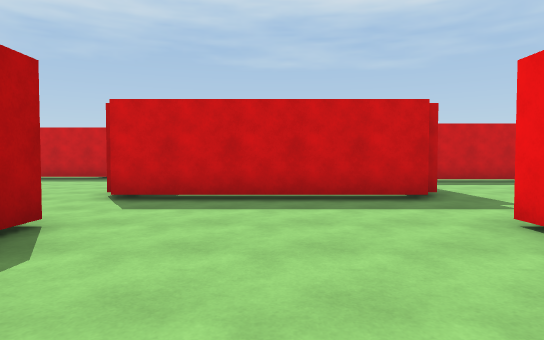
[1] (above)

24 first-person views from a walk through a Unity game level. The camera is 1.3 m above the floor, tilts 2° down and sees 75° across. The floor is counted in squares, 2 m on a side. Each view is taken from the middle of a square. On the plan, view 1 faces up. The plan holds only what a view shows up to about 10 squares ahead; the rest is blank. The place goes on beyond the plan. The player is left out.

[2]
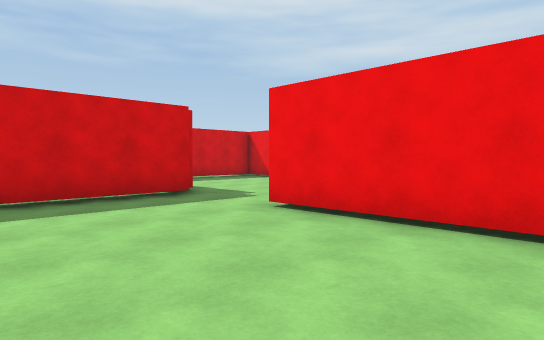

[3]
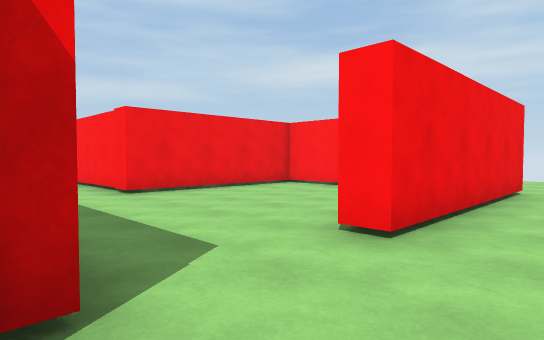

[4]
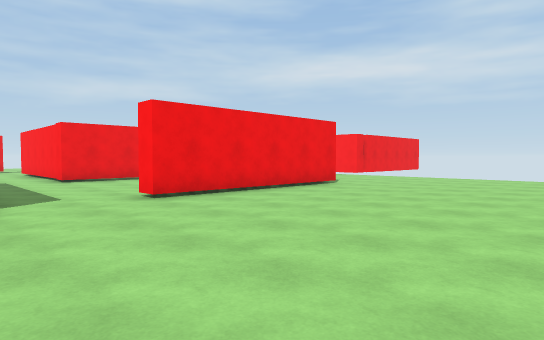

[5]
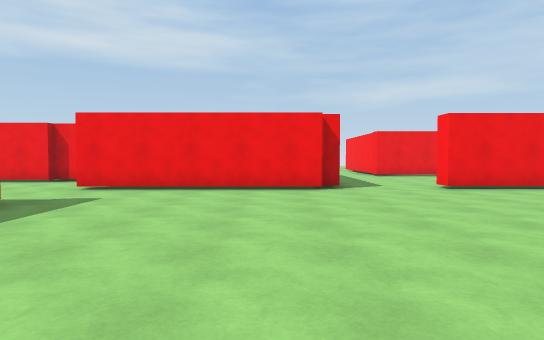

[6]
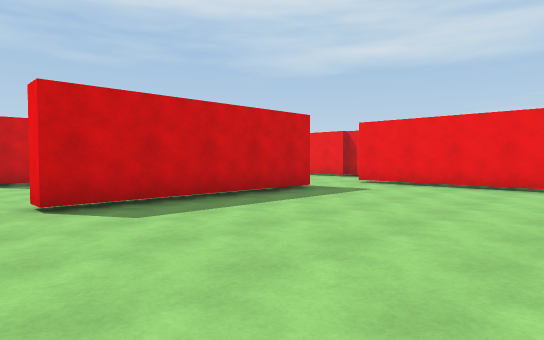

[7]
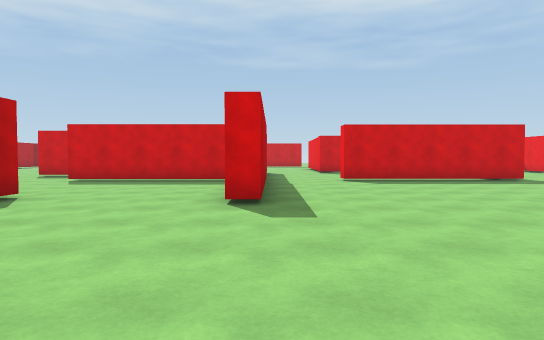

[8]
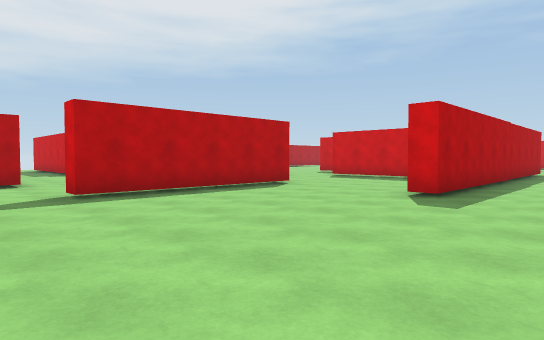

[9]
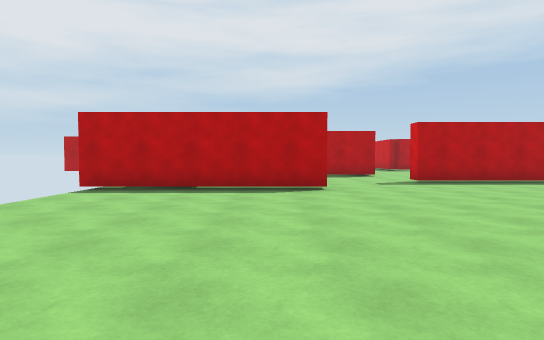

[10]
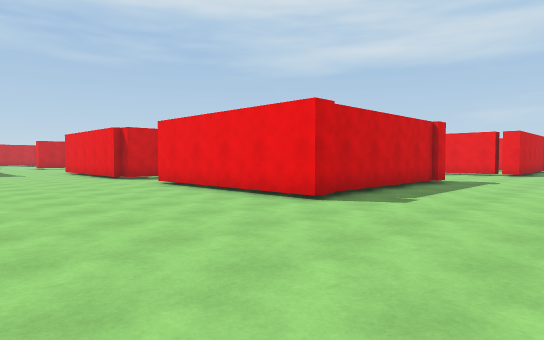

[11]
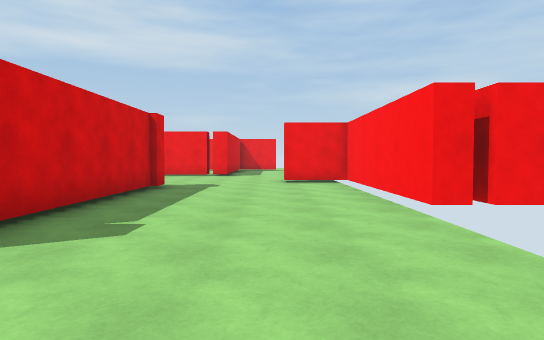

[12]
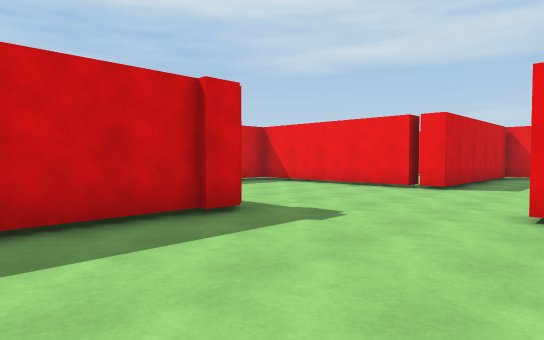

[13]
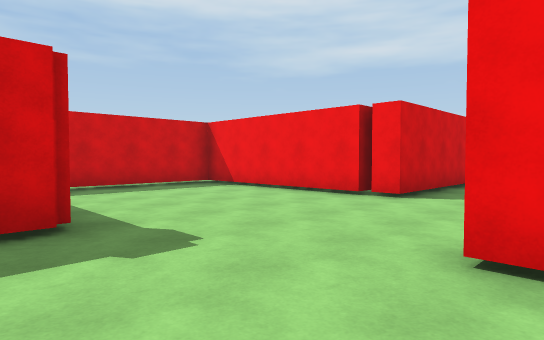

[14]
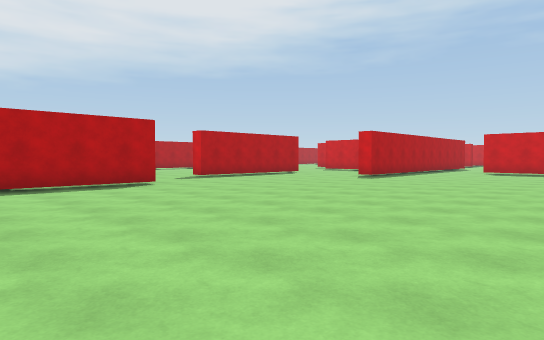

[15]
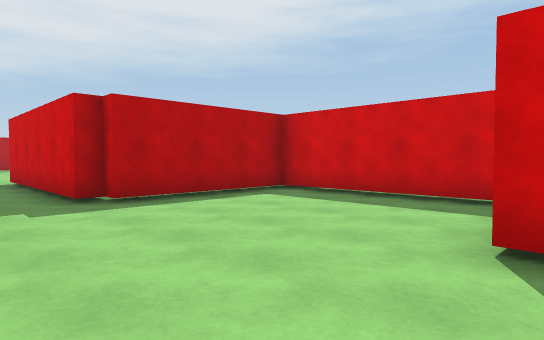

[16]
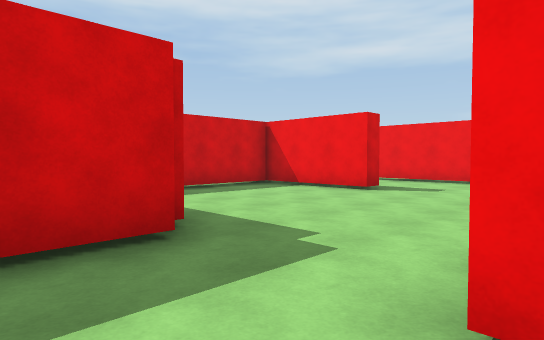

[17]
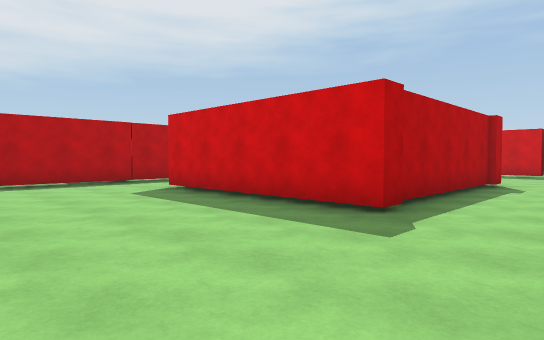

[18]
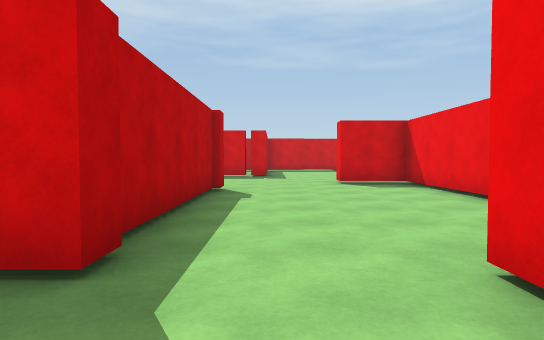

[19]
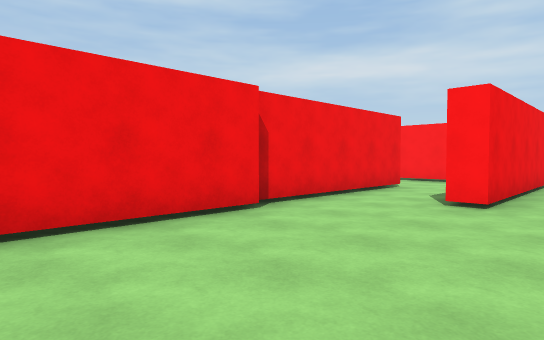

[20]
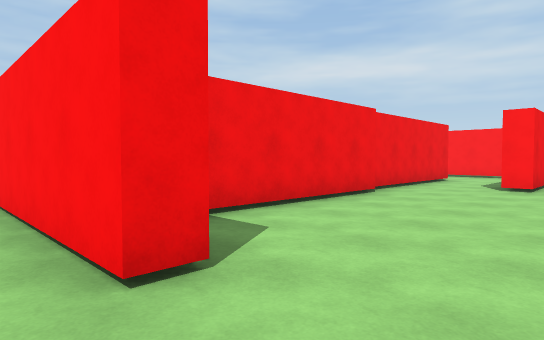

[21]
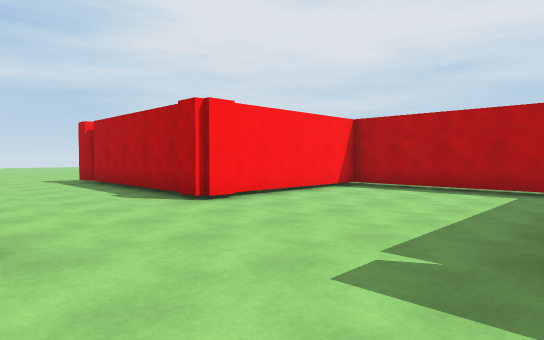

[22]
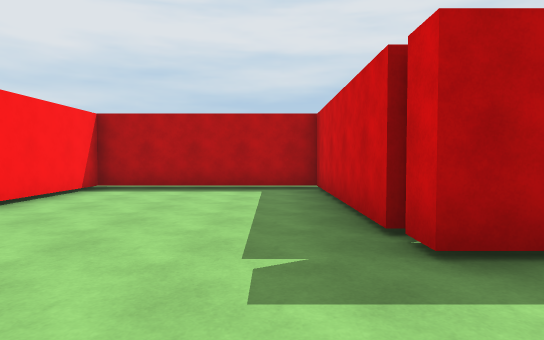

[23]
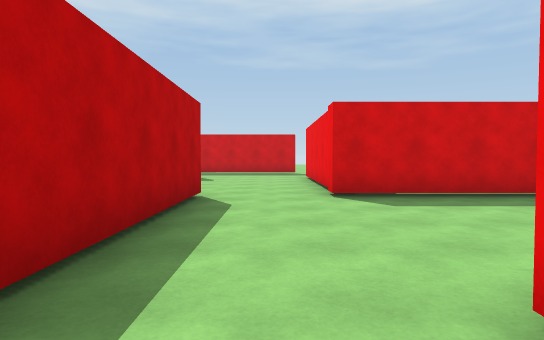

[24]
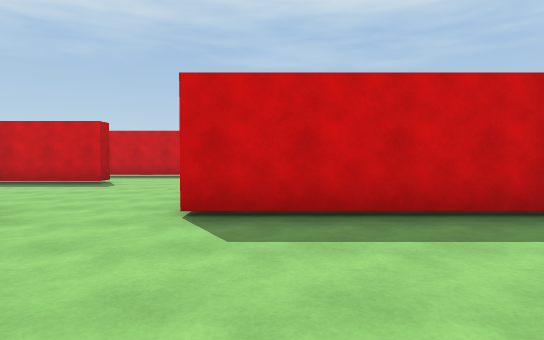

### Floor plan
Points are (right, up) in squares from view 1. A wall is a line through its corners. A room is listed if a view was taken in it or the views show most of it. See-through windows are left out.
Room 1 (views 1, 2, 16)
walls: (2.5, 5.6) (-1.5, 5.6); (-2.2, 3.4) (-2.2, 2.8); (2.8, 6) (2.5, 6); (0.8, -1) (2.3, -1) (2.3, 3.4) (3.5, 3.4)
ways out: opening at (-2, 4.5) to room 2; opening at (3, 4.5) to room 3
Room 2 (views 3, 4, 5, 6, 7, 8, 9, 10, 11, 12, 13, 14, 17, 18, 23)
walls: (-2.7, -1.8) (-2.7, 3.4) (-2.2, 3.4); (-2.7, 5.9) (-2.7, 11); (-1.5, 5.6) (-2.5, 5.6) (-2.5, 6); (-14.1, -0.9) (-14.1, -6); (-4.9, 10.8) (-10, 10.8) (-10, 11.4); (-5.1, 11.4) (-5.1, 10.8); (-0.7, -6) (4.3, -6) (4.3, -4.2); (3, -1.5) (-2.8, -1.5); (-16.1, 6.8) (-16.1, 1.8); (-12.2, 11.5) (-12.2, 6) (-12.8, 6); (-13.2, 10.8) (-17.6, 10.8); (8, -1.7) (7.4, -1.7) (7.4, 2.8) (4.1, 2.8); (8.5, -2.4) (7.4, -2.4) (7.4, -1.9)
ways out: opening at (-2, 4.5) to room 1; opening at (-3.5, 11) to room 4; opening at (-10.5, 11) to room 7; opening at (-18, 10.5); opening at (-17.5, 5.5); opening at (-15.5, 0.5)
Room 3 (view 15)
walls: (8, 6.7) (7.4, 6.7) (7.4, 9.6) (2.8, 9.6) (2.8, 6); (2.5, 6) (2.5, 5.6); (3.5, 3.4) (5.4, 3.4)
ways out: opening at (3, 4.5) to room 1
Room 4 (view 19)
walls: (-0.7, 12.9) (-0.7, 17.8) (-2.3, 17.8) (-2.3, 18.3); (-2.7, 11) (-2.2, 11); (-0.4, 10.6) (-0.4, 13); (-5.1, 16.4) (-5.1, 11.5)
ways out: opening at (-3.5, 11) to room 2; opening at (-3.3, 17) to room 5; opening at (-1, 9.5) to room 8
Room 5 (view 20)
walls: (-4.9, 20.9) (-9.4, 20.9) (-9.4, 16.4) (-5.1, 16.4); (-4.2, 20.9) (-4.8, 20.9)
ways out: opening at (-3.3, 17) to room 4; opening at (-2.5, 19.5) to room 6; gap at (-5, 21)
Room 6 (views 21, 22)
walls: (-2.3, 18.3) (1.4, 18.3); (-4.2, 21.8) (-4.2, 20.9)
ways out: opening at (-2.5, 19.5) to room 5
Room 7 (view 24)
walls: (-6, 15.8) (-10, 15.8); (-12.2, 16) (-12.2, 11.5)
ways out: opening at (-10.5, 11) to room 2; opening at (-11, 16)
Room 8 (no view inside)
walls: (-0.4, 8.2) (-0.4, 10.6); (-0.6, 6.1) (0.2, 6.1)
ways out: opening at (-1, 9.5) to room 4; opening at (0, 7.5)

Positions as (right, up) in squares from view 1, and headings:
1: (0, 0), facing up
2: (-1, 0), facing up-right
3: (-4, 6), facing down-right
4: (-8, 6), facing down-right
5: (-10, 7), facing right
6: (-11, 6), facing up-right
7: (-12, 1), facing up
8: (-10, 0), facing up-left
9: (-7, -2), facing left
10: (-7, -5), facing up-right
11: (-5, -4), facing right
12: (0, -5), facing up-right
13: (2, -5), facing up-right
14: (-6, -5), facing up-left
15: (8, 4), facing up-left
16: (1, 3), facing up-right
17: (-3, 7), facing up-left
18: (-4, 9), facing up
19: (-4, 16), facing down-right
20: (-4, 19), facing down-right
21: (-2, 21), facing down-left
22: (-2, 20), facing left
23: (-11, 10), facing up
24: (-9, 12), facing up
